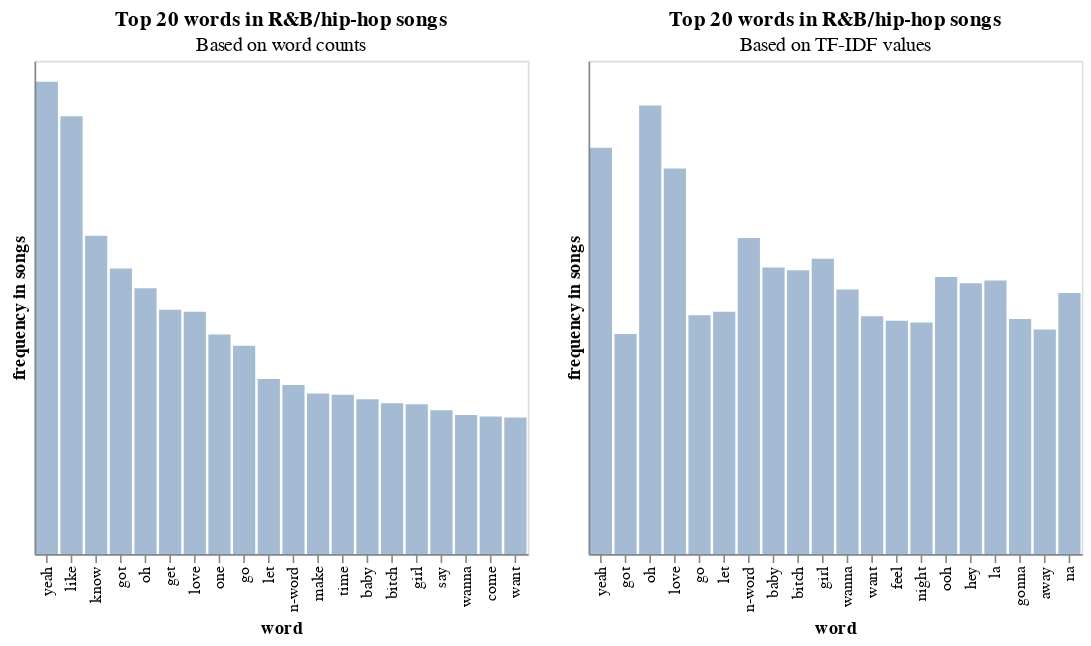

The code cell stored with this chart in its notebook:
### Code cell
rb_bar_charts

### Figure 1 — Vega-Lite specification as saved in the notebook (floating-point values rounded to 4 significant figures)
{"config": {"view": {"continuousWidth": 400, "continuousHeight": 300}}, "hconcat": [{"data": {"name": "data-3c6aaff003273a1dba765f8586450859"}, "mark": {"type": "bar", "opacity": 0.5}, "encoding": {"x": {"type": "nominal", "field": "word", "sort": null}, "y": {"type": "quantitative", "axis": {"grid": false, "labels": false, "ticks": false, "title": "frequency in songs"}, "field": "count"}}, "height": 300, "title": {"text": "Top 20 words in R&B/hip-hop songs", "subtitle": "Based on word counts"}, "width": 300}, {"data": {"name": "data-1e547016fb3a0a7212842dc44bbf5fe9"}, "mark": {"type": "bar", "opacity": 0.5}, "encoding": {"x": {"type": "nominal", "field": "word", "sort": ["yeah", "got", "oh", "love", "go", "let", "n-word", "baby", "bitch", "girl", "wanna", "want", "feel", "night", "ooh", "hey", "la", "gonna", "away", "na"]}, "y": {"type": "quantitative", "axis": {"grid": false, "labels": false, "ticks": false, "title": "frequency in songs"}, "field": "weight"}}, "height": 300, "title": {"text": "Top 20 words in R&B/hip-hop songs", "subtitle": "Based on TF-IDF values"}, "width": 300}], "$schema": "https://vega.github.io/schema/vega-lite/v4.8.1.json", "datasets": {"data-3c6aaff003273a1dba765f8586450859": [{"word": "yeah", "count": 5268, "count_pct": 0.01383}, {"word": "like", "count": 4881, "count_pct": 0.01281}, {"word": "know", "count": 3549, "count_pct": 0.009315}, {"word": "got", "count": 3183, "count_pct": 0.008354}, {"word": "oh", "count": 2965, "count_pct": 0.007782}, {"word": "get", "count": 2723, "count_pct": 0.007147}, {"word": "love", "count": 2702, "count_pct": 0.007092}, {"word": "one", "count": 2449, "count_pct": 0.006428}, {"word": "go", "count": 2324, "count_pct": 0.006099}, {"word": "let", "count": 1953, "count_pct": 0.005126}, {"word": "n-word", "count": 1885, "count_pct": 0.004947}, {"word": "make", "count": 1789, "count_pct": 0.004695}, {"word": "time", "count": 1777, "count_pct": 0.004664}, {"word": "baby", "count": 1726, "count_pct": 0.00453}, {"word": "bitch", "count": 1681, "count_pct": 0.004412}, {"word": "girl", "count": 1669, "count_pct": 0.00438}, {"word": "say", "count": 1603, "count_pct": 0.004207}, {"word": "wanna", "count": 1549, "count_pct": 0.004065}, {"word": "come", "count": 1533, "count_pct": 0.004023}, {"word": "want", "count": 1522, "count_pct": 0.003995}], "data-1e547016fb3a0a7212842dc44bbf5fe9": [{"word": "oh", "weight": 4.547}, {"word": "yeah", "weight": 4.12}, {"word": "love", "weight": 3.908}, {"word": "n-word", "weight": 3.203}, {"word": "girl", "weight": 2.993}, {"word": "baby", "weight": 2.904}, {"word": "bitch", "weight": 2.876}, {"word": "ooh", "weight": 2.809}, {"word": "la", "weight": 2.774}, {"word": "hey", "weight": 2.746}, {"word": "wanna", "weight": 2.683}, {"word": "na", "weight": 2.645}, {"word": "let", "weight": 2.455}, {"word": "go", "weight": 2.42}, {"word": "want", "weight": 2.41}, {"word": "gonna", "weight": 2.384}, {"word": "feel", "weight": 2.365}, {"word": "night", "weight": 2.348}, {"word": "away", "weight": 2.277}, {"word": "got", "weight": 2.232}]}}
